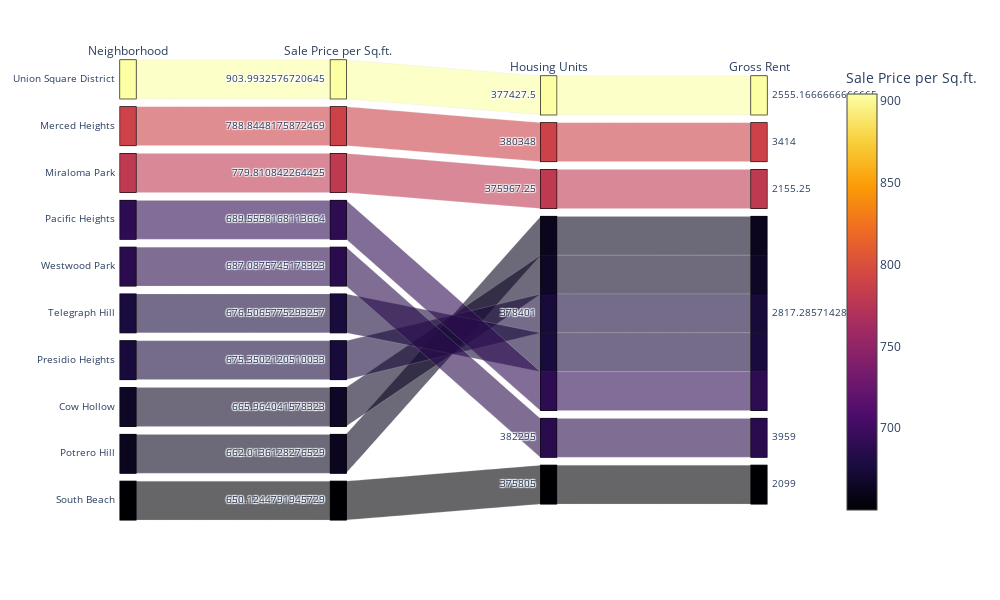

Notebook source saved alongside this figure:
### Code cell
# Parallel Categories Plot
# YOUR CODE HERE!

# Create Parallel Categories plot
px.parallel_categories(
    top_neighborhood_sale_price,
    dimensions=['neighborhood','sale_price_sqr_foot','housing_units','gross_rent'],
    color='sale_price_sqr_foot',
    color_continuous_scale=px.colors.sequential.Inferno,
    labels={
            'neighborhood':'Neighborhood',
            'sale_price_sqr_foot': 'Sale Price per Sq.ft.',
            'housing_units': 'Housing Units',
            'gross_rent': 'Gross Rent',
    },
    width=1000
)

### Figure 1 — Plotly figure (JSON) as saved in the notebook; plotly's stock layout.template omitted (floating-point values rounded to 4 significant figures)
{"data": [{"dimensions": [{"label": "Neighborhood", "values": ["Union Square District", "Merced Heights", "Miraloma Park", "Pacific Heights", "Westwood Park", "Telegraph Hill", "Presidio Heights", "Cow Hollow", "Potrero Hill", "South Beach"]}, {"label": "Sale Price per Sq.ft.", "values": [904.0, 788.8, 779.8, 689.6, 687.1, 676.5, 675.4, 666.0, 662.0, 650.1]}, {"label": "Housing Units", "values": [377400.0, 380348, 376000.0, 378401, 382295, 378401, 378401, 378401, 378401, 375805]}, {"label": "Gross Rent", "values": [2555.0, 3414, 2155.0, 2817.0, 3959, 2817.0, 2817.0, 2817.0, 2817.0, 2099]}], "domain": {"x": [0, 0.98], "y": [0, 1]}, "line": {"color": [904.0, 788.8, 779.8, 689.6, 687.1, 676.5, 675.4, 666.0, 662.0, 650.1], "coloraxis": "coloraxis"}, "name": "", "type": "parcats"}], "layout": {"coloraxis": {"colorbar": {"title": {"text": "Sale Price per Sq.ft."}}, "colorscale": [[0, "#000004"], [0.1111, "#1b0c41"], [0.2222, "#4a0c6b"], [0.3333, "#781c6d"], [0.4444, "#a52c60"], [0.5556, "#cf4446"], [0.6667, "#ed6925"], [0.7778, "#fb9b06"], [0.8889, "#f7d13d"], [1, "#fcffa4"]]}, "height": 600, "legend": {"tracegroupgap": 0}, "margin": {"t": 60}, "width": 1000}}
